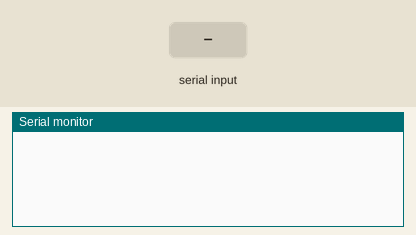
Simulated run of this sketch. Board: Arduino Mega 2560, built with avr-gcc and run on an emulated ATmega2560. Parts: the last lines printed to the serial monitor. The inputs (shaded band) are chosen by the test bench.

Above: at 1.2 s.
1.3 s: "90,45\n" received over the second serial link
At 3.1 s:
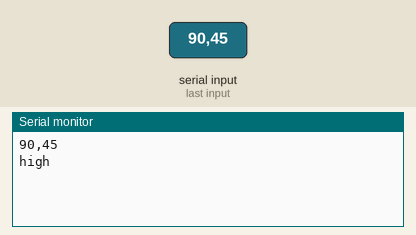
3.8 s: "5\n" received over the second serial link
At 6.0 s:
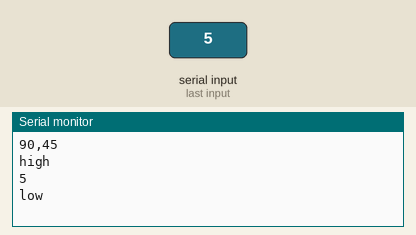

The sketch:

arduino_mega_pH_sample_codeEZO.ino
```cpp
//This code was written to be easy to understand.
//Code efficiency was not considered.
//Modify this code as you see fit.
//This code will output data to the Arduino serial monitor.
//Type commands into the Arduino serial monitor to control the pH circuit.
//This code was written in the Arduino 1.6.5 IDE
//An Arduino Mega was used to test this code.


String inputstringPH = "";                              //a string to hold incoming data from the PC
String sensorstringPH= "";                             //a string to hold the data from the Atlas Scientific product
boolean input_string_completePH= false;                //have we received all the data from the PC
boolean sensor_string_completePH= false;               //have we received all the data from the Atlas Scientific product
float pH;                                             //used to hold a floating point number that is the pH


void setup() {                                        //set up the hardware
  Serial.begin(9600);                                 //set baud rate for the hardware serial port_0 to 9600
  Serial2.begin(9600);                                //set baud rate for software serial port_3 to 9600
  inputstringPH.reserve(10);                            //set aside some bytes for receiving data from the PC
  sensorstringPH.reserve(30);                           //set aside some bytes for receiving data from Atlas Scientific product
}

void serialEvent() {                                  //if the hardware serial port_0 receives a char
  inputstringPH = Serial.readStringUntil(13);           //read the string until we see a <CR>
  input_string_completePH= true;                       //set the flag used to tell if we have received a completed string from the PC
}


void serialEvent2() {                                 //if the hardware serial port_3 receives a char
  sensorstringPH= Serial2.readStringUntil(13);         //read the string until we see a <CR>
  sensor_string_completePH= true;                      //set the flag used to tell if we have received a completed string from the PC
}


void loop() {                                         //here we go...


  if (input_string_completePH== true) {                //if a string from the PC has been received in its entirety
    Serial2.print(inputstringPH);                       //send that string to the Atlas Scientific product
    Serial2.print('\r');                              //add a <CR> to the end of the string
    inputstringPH = "";                                 //clear the string
    input_string_completePH= false;                    //reset the flag used to tell if we have received a completed string from the PC
  }


  if (sensor_string_completePH== true) {               //if a string from the Atlas Scientific product has been received in its entirety
    Serial.println(sensorstringPH);                     //send that string to the PC's serial monitor
    if (isdigit(sensorstringPH[0])) {                   //if the first character in the string is a digit
      pH = sensorstringPH.toFloat();                    //convert the string to a floating point number so it can be evaluated by the Arduino
      if (pH >= 7.0) {                                //if the pH is greater than or equal to 7.0
        Serial.println("high");                       //print "high" this is demonstrating that the Arduino is evaluating the pH as a number and not as a string
      }
      if (pH <= 6.99) {                               //if the pH is less than or equal to 6.99
        Serial.println("low");                        //print "low" this is demonstrating that the Arduino is evaluating the pH as a number and not as a string
      }
    }
  }
  sensorstringPH= "";                                  //clear the string:
  sensor_string_completePH= false;                     //reset the flag used to tell if we have received a completed string from the Atlas Scientific product
}
```

Measured:
- after the input at 1.3 s, the serial monitor: prints a new line after 1.0 s (image 1)
- after the input at 3.8 s, the serial monitor: prints a new line after 1.0 s (image 2)
